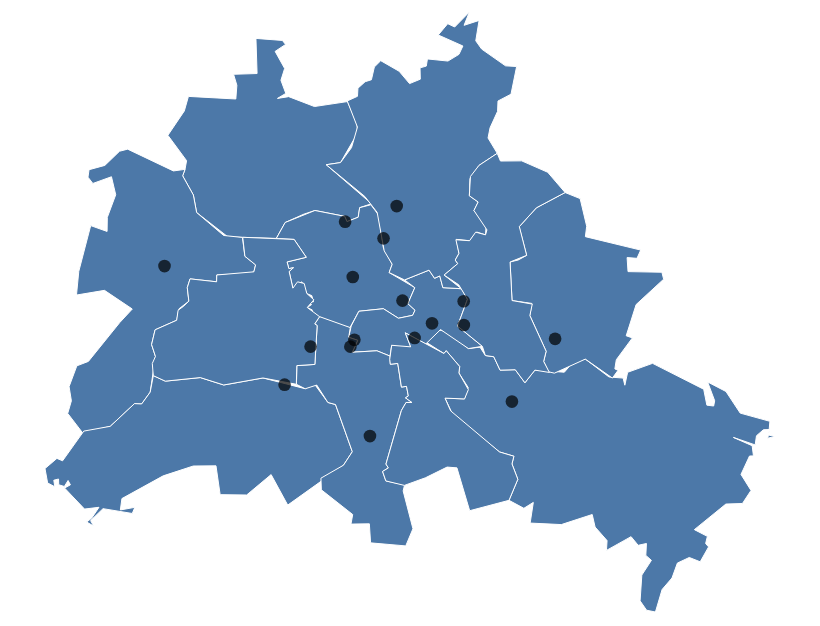

Write notebook code for a chart like this one.
### Code cell
single_nearest = alt.selection_single(on='mouseover', empty='none')

points=alt.Chart(standort_daten_).mark_circle(
    color='black',
    stroke='white',strokeWidth=0.0
).encode(
    longitude='Längengrad:Q',
    latitude='Breitengrad:Q',
    size=alt.condition(single_nearest, alt.value(100), alt.value(40)),
   # text=alt.Text('Beschreibung - Fahrtrichtung:O')
).add_selection(
    single_nearest
)

bezirke + points
